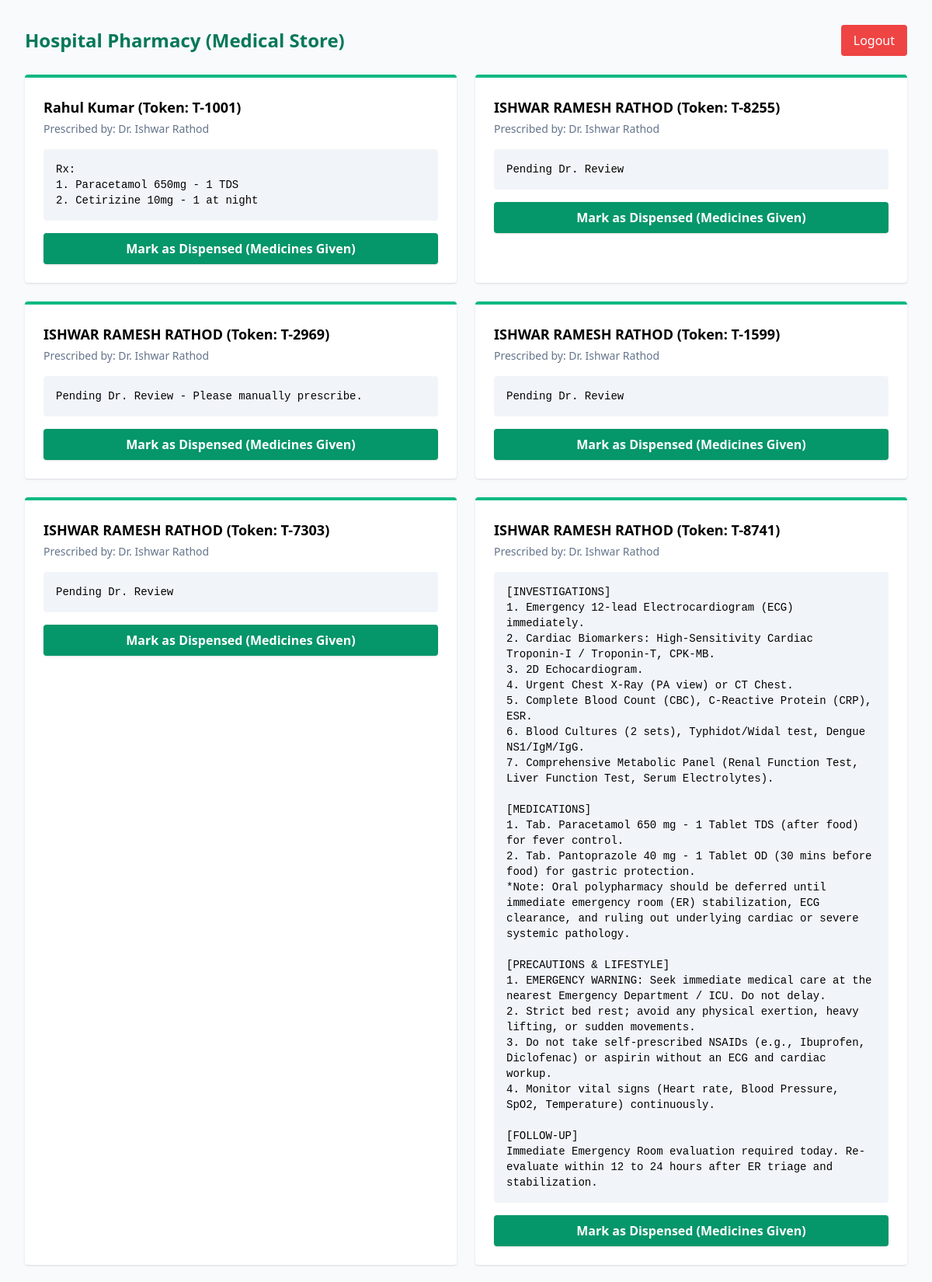
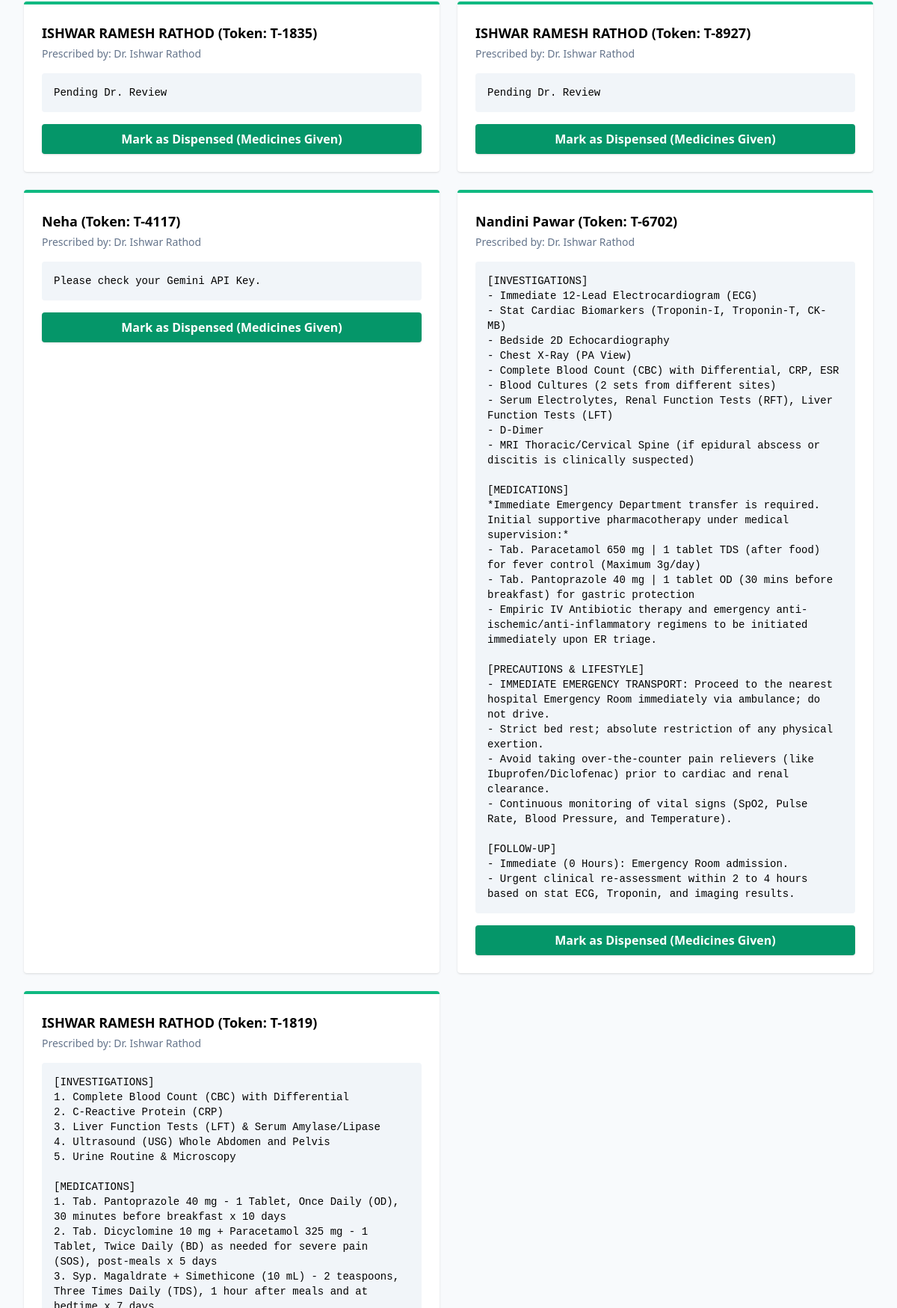
Screenshot of /pharmacy/dashboard.php (signed in, upper part) with the database file from the repository (2 pictures, top to bottom).
### tables this page shows
CREATE TABLE IF NOT EXISTS `patients` (
  `id` int NOT NULL AUTO_INCREMENT,
  `hospital_id` int NOT NULL,
  `doctor_id` int DEFAULT NULL,
  `patient_user_id` int DEFAULT NULL,
  `token_number` varchar(20) NOT NULL,
  `name` varchar(100) NOT NULL,
  `contact` varchar(20) NOT NULL,
  `symptoms_raw` text,
  `ai_summary` text,
  `ai_prescription` text,
  `urgency_level` int DEFAULT '1',
  `vitals_bp` varchar(20) DEFAULT NULL,
  `vitals_sugar` varchar(20) DEFAULT NULL,
  `status` enum('waiting','vitals_done','completed') DEFAULT 'waiting',
  `pharmacy_status` enum('pending','sent','dispensed') DEFAULT 'pending',
  `created_at` timestamp NULL DEFAULT CURRENT_TIMESTAMP,
  PRIMARY KEY (`id`),
  KEY `hospital_id` (`hospital_id`)
);

CREATE TABLE IF NOT EXISTS `doctors` (
  `id` int NOT NULL AUTO_INCREMENT,
  `hospital_id` int NOT NULL,
  `name` varchar(100) NOT NULL,
  `email` varchar(100) NOT NULL,
  `password` varchar(255) NOT NULL,
  `preferred_lang` varchar(20) DEFAULT 'en',
  `status` enum('pending','approved','rejected') DEFAULT 'approved',
  `specialization` varchar(255) DEFAULT 'MBBS, MD (General Medicine)',
  `working_days` varchar(255) DEFAULT 'Mon - Sat',
  `working_hours` varchar(255) DEFAULT '10:00 AM - 06:00 PM',
  PRIMARY KEY (`id`),
  UNIQUE KEY `email` (`email`),
  KEY `hospital_id` (`hospital_id`)
);

### pharmacy/dashboard.php (the view, shortened to what this page needs)
<?php
require_once '../config/db.php';
$hid = $_SESSION['hospital_id'];
$medicines = $pdo->prepare("SELECT p.*, d.name as doc_name FROM patients p JOIN doctors d ON p.doctor_id = d.id WHERE p.hospital_id=? AND p.pharmacy_status='sent' ORDER BY p.id ASC");
$medicines->execute([$hid]);
?>
<!DOCTYPE html><html><head><script src="https://cdn.tailwindcss.com"></script></head>
<body class="bg-slate-50 p-8">
    <div class="flex justify-between items-center mb-6">
        <h1 class="text-2xl font-bold text-emerald-700">Hospital Pharmacy (Medical Store)</h1>
        <a href="../auth/logout.php" class="bg-red-500 text-white px-4 py-2 rounded">Logout</a>
    </div>
    <div class="grid grid-cols-1 md:grid-cols-2 gap-6">
        <?php foreach($medicines as $m): ?>
        <div class="bg-white p-6 rounded shadow border-t-4 border-emerald-500">
            <h3 class="font-bold text-lg mb-1"><?= $m['name'] ?> (Token: <?= $m['token_number'] ?>)</h3>
            <p class="text-sm text-slate-500 mb-4">Prescribed by: Dr. <?= $m['doc_name'] ?></p>
            <div class="bg-slate-100 p-4 rounded mb-4">
                <pre class="text-sm font-mono whitespace-pre-wrap"><?= htmlspecialchars($m['ai_prescription']) ?></pre>
            </div>
            <form method="POST">
                <button type="submit" name="dispense" class="w-full bg-emerald-600 hover:bg-emerald-700 text-white font-bold py-2 rounded shadow">
                    Mark as Dispensed (Medicines Given)
                </button>
            </form>
        </div>
        <?php endforeach; ?>
    </div>
</body></html>

### rows the page displays
patients: name "Rahul Kumar", token_number "T-1001", doctor.name "Ishwar Rathod", ai_prescription "Rx: 1. Paracetamol 650mg - 1 TDS 2. Cetirizine 10mg - 1 at night"
patients: name "ISHWAR RAMESH RATHOD", token_number "T-8255", doctor.name "Ishwar Rathod", ai_prescription "Pending Dr. Review"
patients: name "ISHWAR RAMESH RATHOD", token_number "T-2969", doctor.name "Ishwar Rathod", ai_prescription "Pending Dr. Review - Please manually prescribe."
patients: name "ISHWAR RAMESH RATHOD", token_number "T-1599", doctor.name "Ishwar Rathod", ai_prescription "Pending Dr. Review"
patients: name "ISHWAR RAMESH RATHOD", token_number "T-7303", doctor.name "Ishwar Rathod", ai_prescription "Pending Dr. Review"
patients: name "ISHWAR RAMESH RATHOD", token_number "T-8741", doctor.name "Ishwar Rathod", ai_prescription "[INVESTIGATIONS] 1. Emergency 12-lead Electrocardiogram (ECG) immediately. 2. Cardiac Biomarkers: High-Sensitivity Cardiac Troponin-I / Troponin-T, CPK-MB. 3. 2D Echocardiogram. 4. Urgent Chest X-Ray (PA view) or CT Chest. 5. Complete Blood Count (CBC), C-Reactive Protein (CRP), ESR. 6. Blood Cultures (2 sets), Typhidot/Widal test, Dengue NS1/IgM/IgG. 7. Comprehensive Metabolic Panel (Renal Function Test, Liver Function Test, Serum Electrolytes). [MEDICATIONS] 1. Tab. Paracetamol 650 mg - 1 Tablet TDS (after food) for fever control. 2. Tab. Pantoprazole 40 mg - 1 Tablet OD (30 mins before food) for gastric protection. *Note: Oral polypharmacy should be deferred until immediate emergency…"
patients: name "ISHWAR RAMESH RATHOD", token_number "T-1835", doctor.name "Ishwar Rathod", ai_prescription "Pending Dr. Review"
patients: name "ISHWAR RAMESH RATHOD", token_number "T-8927", doctor.name "Ishwar Rathod", ai_prescription "Pending Dr. Review"
patients: name "Neha", token_number "T-4117", doctor.name "Ishwar Rathod", ai_prescription "Please check your Gemini API Key."
patients: name "Nandini Pawar", token_number "T-6702", doctor.name "Ishwar Rathod", ai_prescription "[INVESTIGATIONS] - Immediate 12-Lead Electrocardiogram (ECG) - Stat Cardiac Biomarkers (Troponin-I, Troponin-T, CK-MB) - Bedside 2D Echocardiography - Chest X-Ray (PA View) - Complete Blood Count (CBC) with Differential, CRP, ESR - Blood Cultures (2 sets from different sites) - Serum Electrolytes, Renal Function Tests (RFT), Liver Function Tests (LFT) - D-Dimer - MRI Thoracic/Cervical Spine (if epidural abscess or discitis is clinically suspected) [MEDICATIONS] *Immediate Emergency Department transfer is required. Initial supportive pharmacotherapy under medical supervision:* - Tab. Paracetamol 650 mg | 1 tablet TDS (after food) for fever control (Maximum 3g/day) - Tab. Pantoprazole 40 mg |…"
patients: name "ISHWAR RAMESH RATHOD", token_number "T-1819", doctor.name "Ishwar Rathod"
